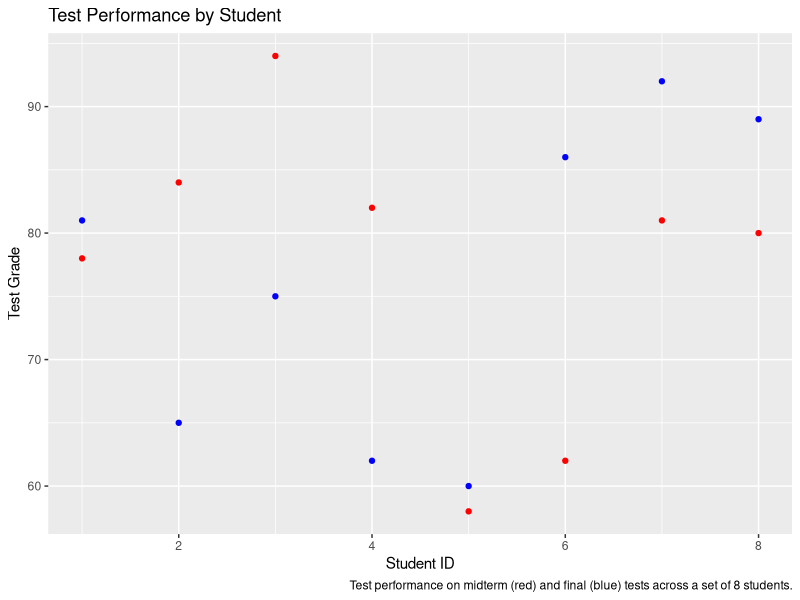

The R script that drew this image:
## ---- chunk 1
knitr::opts_chunk$set(echo = TRUE)

library(tidyverse)
library(kableExtra)
## ---- chunk 2

grade_data <- data.frame(individual = (1:8),
                         midterm = c(78,84,94,82,58,62,81,80),
                         final = c(81,65,75,62,60,86,92,89))
  
sum(grade_data$midterm^2 + grade_data$final^2)

## ---- chunk 3

S_a2 <- (163.71-119.56)/2

## ---- chunk 4

repeatability <- S_a2 / (S_a2 + 119.56)

## ---- chunk 5

ggplot(data=grade_data) + 
  geom_point(aes(x=individual,y=midterm),col="red") +
  geom_point(aes(x=individual,y=final),col="blue") + 
  ggtitle("Test Performance by Student") + 
  xlab("Student ID") + 
  ylab("Test Grade") + 
  labs(caption="Test performance on midterm (red) and final (blue) tests across a set of 8 students.")

## ---- chunk 6

var(grade_data$midterm)
var(grade_data$final)

## ---- chunk 7

caffeine <- data.frame(
  ppm_50 = c(-0.4, 0.34, 0.19, 0.05, -0.14100),
  ppm_100 = c(0.01, -0.39, -0.08, -0.09, -0.31150),
  ppm_150 = c(0.65, 0.53, 0.39, -0.15, 0.46200),
  ppm_200 = c(0.24, 0.44, 0.13, 1.03, 0.05))

## ---- chunk 8

stats <- data.frame(group = c("ppm_50","ppm_100","ppm_150","ppm_200"),
                    n = rep(5,4),
                    mean = c(mean(caffeine$ppm_50),mean(caffeine$ppm_100),mean(caffeine$ppm_150),mean(caffeine$ppm_200)),
                    stdev = c(sd(caffeine$ppm_50),sd(caffeine$ppm_100),sd(caffeine$ppm_150),sd(caffeine$ppm_200)))

kable(stats) %>% kable_styling()

## ---- chunk 9

sserr <- sum(stats$stdev^2 * (stats$n-1))
mserr <- sserr / (16)

## ---- chunk 10

mean_grand <- sum(stats$mean*stats$n) / sum(stats$n)

## ---- chunk 11

ss_group <- sum(stats$n * (stats$mean - mean_grand)^2)

## ---- chunk 12

ms_group <- ss_group / 3

## ---- chunk 13

F_caffeine = ms_group / mserr

## ---- chunk 14

p_val_caffeine <- pf(F_caffeine, df1=3, df2=16, lower.tail=F)

## ---- chunk 15

caffeine <- c(-0.4, 0.34, 0.19, 0.05, -0.14100, 0.01, -0.39, -0.08, -0.09, -0.31150, 0.65, 0.53, 0.39, -0.15, 0.46200, 0.24, 0.44, 0.13, 1.03, 0.05)
dft <- data.frame(visit = caffeine, group = c(rep("ppm_50",5),rep("ppm_100",5),rep("ppm_150",5),rep("ppm_200",5)))

caffeine_aov <- aov(visit ~ group, data=dft)

summary(caffeine_aov)

## ---- chunk 16

caffeine_thsd <- TukeyHSD(caffeine_aov)

caffeine_tukey <- data.frame(name_i = c("ppm_150", "ppm_200", "ppm_50", "ppm_200", "ppm_50", "ppm_50"),
                             name_j = c("ppm_100", "ppm_100", "ppm_100", "ppm_150", "ppm_150", "ppm_200"),
                             difference = as.numeric(caffeine_thsd$group[1:6,1]),
                             sterr = rep(0,6),
                             q_val = rep(0,6),
                             q_crit = rep(0,6),
                             p_val = rep(0,6),
                             conclusion = rep("0",6))

caffeine_q <- qtukey(1-as.numeric(caffeine_thsd$group[1:6,4]), nmeans = 4, df = 16)

sterr <- caffeine_q / caffeine_tukey$difference

caffeine_tukey$sterr <- rep(sterr[1],6)
caffeine_tukey$q_val <- caffeine_q
caffeine_tukey$q_crit <- rep(qtukey(0.95, nmeans=4, df=16),6)
caffeine_tukey$p_val <- as.numeric(caffeine_thsd$group[1:6,4])
caffeine_tukey$conclusion <- c("reject null","reject null","fail to reject null","fail to reject null","fail to reject null","fail to reject null")

kable(caffeine_tukey) %>% kable_styling()
## ---- chunk 17

boston_precip <- data.frame(
Year = c("1971 II","1972 I","1972 II","1973 I","1973 II","1974 I"),
Sat = c(0.83,4.66,3.03,3.69,2.35,3.18),
Sun = c(3.14,4.15,5.8,3.72,3.62,3.28),
Mon = c(4.2,3.4,2.29,4.29,3.56,1.82),
Tue = c(1.28,1.74,3.17,2.06,2.27,3.75),
Wed = c(1.16,3.91,3.5,3.04,4.46,2.07),
Thur = c(4.25,5.15,3.4,2.3,2.52,3.54),
Fri = c(2.08,5.06,3.04,4.26,3.36,2.27))

kable(boston_precip) %>% kable_styling()

# Pivot into a longer format with day as a variable, not observation
boston_precip_long <- boston_precip %>% pivot_longer(2:8, names_to = "Day", values_to = "Rain")

## ---- chunk 18

boston_stats <- boston_precip_long %>%
  mutate(Day = factor(Day, levels=c("Sat","Sun","Mon","Tue","Wed","Thur","Fri"))) %>%
  group_by(Day) %>%
  summarize(mean = mean(Rain),
            stdev = sd(Rain))

kable(boston_stats) %>% kable_styling()

## ---- chunk 19

boston_precip_daywise <- boston_precip_long %>%
  pivot_wider(names_from = "Year", values_from = "Rain")

kable(boston_precip_daywise) %>% kable_styling()

boston_aov <- aov(Rain ~ Day, data=boston_precip_long)
summary(boston_aov)

# Critical F value:
qf(0.95, df1=6, df2=28)

## ---- chunk 20

pitts_precip <- data.frame(
Year = c("1971 II","1972 I","1972 II","1973 I","1973 II","1974 I"),
Sat = c(1.64,2.2,2.75,2.23,3.65,4.96),
Sun = c(5.55,3.37,1.72,4.31,2.66,3),
Mon = c(3.19,0.78,2.34,2.02,3.95,2.61),
Tue = c(2.45,2.63,3.4,1.83,2.31,1.75),
Wed = c(1.44,2.32,3.68,4.35,1.85,2.7),
Thur = c(1.07,5.57,3.48,4.07,2.63,2.45),
Fri = c(1.66,2.8,2.5,2.66,1.11,4.06))

kable(pitts_precip) %>% kable_styling()

# Pivot into a longer format with day as a variable, not observation
pitts_precip_long <- pitts_precip %>% pivot_longer(2:8, names_to = "Day", values_to = "Rain")


pitts_stats <- pitts_precip_long %>%
  mutate(Day = factor(Day, levels=c("Sat","Sun","Mon","Tue","Wed","Thur","Fri"))) %>%
  group_by(Day) %>%
  summarize(mean = mean(Rain),
            stdev = sd(Rain))

kable(pitts_stats) %>% kable_styling()

pitts_aov <- aov(Rain ~ Day, data=pitts_precip_long)
summary(pitts_aov)

# Critical F value:
#    The critical F value is the same here, becuase alpha and both degrees of freedom are the same as before
qf(0.95, df1=6, df2=28)

## ---- chunk 21

anova_5 <- data.frame(source = c("Group", "Error", "Total"),
                      'Sum of Squares' = c(0,2000,0),
                      'df' = c(0,0,0),
                      'Mean Squares' = c(116.3,0,NA),
                      F = c(NA,NA,NA),
                      P = c(NA,NA,NA))

kable(anova_5) %>% kable_styling()

## ---- chunk 22

# First, lets set the degrees of freedom in each category:

anova_5$'df' <- c(5-1,50-5,50-1)

# We can estimate the group sum of squares from the mean square:

anova_5$'Sum.of.Squares'[1] <- anova_5$'Mean.Squares'[1] * anova_5$'df'[1]

# We can get the error mean square similarly from the sum of squares:

anova_5$'Mean.Squares'[2] <- anova_5$'Sum.of.Squares'[2] / anova_5$'df'[2]

# The total sum of squares, next...

anova_5$'Sum.of.Squares'[3] <- anova_5$'Sum.of.Squares'[1] + anova_5$'Sum.of.Squares'[2]

# The F ratio, based on the mean squares...

anova_5$'F'[1] <- as.numeric(anova_5$'Mean.Squares'[1])/as.numeric(anova_5$'Mean.Squares'[2])

anova_5$'P'[1] <- pf(as.numeric(anova_5$'F'[1]), df1=anova_5$'df'[1], df2=anova_5$'df'[2], lower.tail=F)

kable(anova_5) %>% kable_styling()

## ---- chunk 23

anova_6 <- data.frame(source = c("Group", "Error", "Total"),
                      'Sum of Squares' = c(6000,NA,NA),
                      'df' = c(NA,NA,NA),
                      'Mean Squares' = c(116.3,NA,NA),
                      F = c(NA,NA,NA),
                      P = c(NA,NA,NA))

kable(anova_6) %>% kable_styling()

## ---- chunk 24
# First, lets set the degrees of freedom in each category:

anova_6$'df' <- c(9-1,72-9,72-1)

# We can get the group mean square from the sum of squares:

anova_6$'Mean.Squares'[1] <- anova_6$'Sum.of.Squares'[1] / anova_6$'df'[1]

## ---- chunk 25

anova_6$'Mean.Squares'[2] <- (9*803 - anova_6$'Mean.Squares'[1])/(9-1)

# We can get the error sum of square from the sum of squares:

anova_6$'Sum.of.Squares'[2] <- anova_6$'Mean.Squares'[2] * anova_6$'df'[2]

# The total sum of squares, next...

anova_6$'Sum.of.Squares'[3] <- anova_6$'Sum.of.Squares'[1] + anova_6$'Sum.of.Squares'[2]

# We can estimate the error sum of squares from the mean square:

anova_6$'Sum.of.Squares'[2] <- anova_6$'Mean.Squares'[2] * anova_6$'df'[2]

# The F ratio, based on the mean squares...

anova_6$'F'[1] <- as.numeric(anova_6$'Mean.Squares'[1])/as.numeric(anova_6$'Mean.Squares'[2])

anova_6$'P'[1] <- pf(as.numeric(anova_6$'F'[1]), df1=anova_6$'df'[1], df2=anova_6$'df'[2], lower.tail=F)

kable(anova_6) %>% kable_styling()
